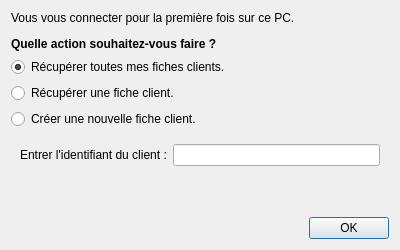
<?xml version="1.0" encoding="UTF-8"?>
<ui version="4.0">
 <class>chooseDialog</class>
 <widget class="QDialog" name="chooseDialog">
  <property name="geometry">
   <rect>
    <x>0</x>
    <y>0</y>
    <width>400</width>
    <height>250</height>
   </rect>
  </property>
  <property name="minimumSize">
   <size>
    <width>400</width>
    <height>250</height>
   </size>
  </property>
  <property name="maximumSize">
   <size>
    <width>400</width>
    <height>250</height>
   </size>
  </property>
  <property name="windowTitle">
   <string>Dialog</string>
  </property>
  <layout class="QVBoxLayout" name="verticalLayout_2">
   <item>
    <widget class="QStackedWidget" name="stackedWidget">
     <property name="currentIndex">
      <number>2</number>
     </property>
     <widget class="QWidget" name="page_3">
      <layout class="QVBoxLayout" name="verticalLayout_7">
       <item>
        <layout class="QHBoxLayout" name="horizontalLayout_4">
         <item>
          <widget class="QLabel" name="label_newMedecinAndClientData">
           <property name="minimumSize">
            <size>
             <width>200</width>
             <height>0</height>
            </size>
           </property>
           <property name="maximumSize">
            <size>
             <width>200</width>
             <height>16777215</height>
            </size>
           </property>
           <property name="text">
            <string>Créer une nouvelle fiche : </string>
           </property>
          </widget>
         </item>
         <item>
          <widget class="QLineEdit" name="lineEdit_newMedecinAndClientData"/>
         </item>
        </layout>
       </item>
       <item>
        <spacer name="verticalSpacer_3">
         <property name="orientation">
          <enum>Qt::Vertical</enum>
         </property>
         <property name="sizeHint" stdset="0">
          <size>
           <width>20</width>
           <height>40</height>
          </size>
         </property>
        </spacer>
       </item>
      </layout>
     </widget>
     <widget class="QWidget" name="page_2">
      <layout class="QVBoxLayout" name="verticalLayout_5">
       <property name="leftMargin">
        <number>0</number>
       </property>
       <property name="topMargin">
        <number>0</number>
       </property>
       <property name="rightMargin">
        <number>0</number>
       </property>
       <property name="bottomMargin">
        <number>0</number>
       </property>
       <item>
        <layout class="QVBoxLayout" name="verticalLayout_6">
         <property name="spacing">
          <number>0</number>
         </property>
         <property name="topMargin">
          <number>0</number>
         </property>
         <item>
          <widget class="QRadioButton" name="radioButton_availablePatient">
           <property name="text">
            <string>Liste de vos clients :</string>
           </property>
           <property name="checked">
            <bool>true</bool>
           </property>
          </widget>
         </item>
         <item>
          <widget class="QListView" name="listView_availablePatient">
           <property name="editTriggers">
            <set>QAbstractItemView::NoEditTriggers</set>
           </property>
          </widget>
         </item>
         <item>
          <layout class="QHBoxLayout" name="horizontalLayout_2">
           <property name="topMargin">
            <number>0</number>
           </property>
           <item>
            <widget class="QRadioButton" name="radioButton_newClientData">
             <property name="minimumSize">
              <size>
               <width>200</width>
               <height>0</height>
              </size>
             </property>
             <property name="maximumSize">
              <size>
               <width>200</width>
               <height>16777215</height>
              </size>
             </property>
             <property name="text">
              <string>Créer une nouvelle fiche : </string>
             </property>
            </widget>
           </item>
           <item>
            <widget class="QLineEdit" name="lineEdit_newClientData">
             <property name="enabled">
              <bool>false</bool>
             </property>
            </widget>
           </item>
          </layout>
         </item>
         <item>
          <layout class="QHBoxLayout" name="horizontalLayout_3">
           <property name="topMargin">
            <number>0</number>
           </property>
           <item>
            <widget class="QRadioButton" name="radioButton_getDataClient">
             <property name="minimumSize">
              <size>
               <width>200</width>
               <height>0</height>
              </size>
             </property>
             <property name="maximumSize">
              <size>
               <width>200</width>
               <height>16777215</height>
              </size>
             </property>
             <property name="text">
              <string>Récupérer une fiche :</string>
             </property>
            </widget>
           </item>
           <item>
            <widget class="QLineEdit" name="lineEdit_getDataClient">
             <property name="enabled">
              <bool>false</bool>
             </property>
            </widget>
           </item>
          </layout>
         </item>
        </layout>
       </item>
       <item>
        <spacer name="verticalSpacer_4">
         <property name="orientation">
          <enum>Qt::Vertical</enum>
         </property>
         <property name="sizeHint" stdset="0">
          <size>
           <width>20</width>
           <height>40</height>
          </size>
         </property>
        </spacer>
       </item>
       <item>
        <spacer name="verticalSpacer_5">
         <property name="orientation">
          <enum>Qt::Vertical</enum>
         </property>
         <property name="sizeHint" stdset="0">
          <size>
           <width>20</width>
           <height>40</height>
          </size>
         </property>
        </spacer>
       </item>
      </layout>
     </widget>
     <widget class="QWidget" name="page">
      <layout class="QVBoxLayout" name="verticalLayout_4">
       <property name="leftMargin">
        <number>0</number>
       </property>
       <property name="topMargin">
        <number>0</number>
       </property>
       <property name="rightMargin">
        <number>0</number>
       </property>
       <property name="bottomMargin">
        <number>0</number>
       </property>
       <item>
        <layout class="QVBoxLayout" name="verticalLayout">
         <item>
          <widget class="QLabel" name="label_infoConnection">
           <property name="text">
            <string>&lt;html&gt;&lt;head/&gt;&lt;body&gt;&lt;p&gt;Vous vous connecter pour la première fois sur ce PC.&lt;/p&gt;&lt;p&gt;&lt;span style=&quot; font-weight:600;&quot;&gt;Quelle action souhaitez-vous faire ?&lt;/span&gt;&lt;/p&gt;&lt;/body&gt;&lt;/html&gt;</string>
           </property>
          </widget>
         </item>
         <item>
          <layout class="QVBoxLayout" name="verticalLayout_3">
           <property name="topMargin">
            <number>0</number>
           </property>
           <item>
            <widget class="QRadioButton" name="radioButton_getAllClientsFiles">
             <property name="text">
              <string>Récupérer toutes mes fiches clients.</string>
             </property>
             <property name="checked">
              <bool>true</bool>
             </property>
            </widget>
           </item>
           <item>
            <widget class="QRadioButton" name="radioButton_getClientFiles">
             <property name="text">
              <string>Récupérer une fiche client.</string>
             </property>
            </widget>
           </item>
           <item>
            <widget class="QRadioButton" name="radioButton_createClientFiles">
             <property name="text">
              <string>Créer une nouvelle fiche client.</string>
             </property>
            </widget>
           </item>
          </layout>
         </item>
         <item>
          <widget class="QWidget" name="widget_clientNumber" native="true">
           <property name="minimumSize">
            <size>
             <width>0</width>
             <height>0</height>
            </size>
           </property>
           <layout class="QHBoxLayout" name="horizontalLayout">
            <item>
             <widget class="QLabel" name="label_clientNumber">
              <property name="text">
               <string>Entrer l'identifiant du client :</string>
              </property>
             </widget>
            </item>
            <item>
             <widget class="QLineEdit" name="lineEdit_clientNumber">
              <property name="inputMethodHints">
               <set>Qt::ImhNone</set>
              </property>
             </widget>
            </item>
           </layout>
          </widget>
         </item>
        </layout>
       </item>
       <item>
        <spacer name="verticalSpacer_6">
         <property name="orientation">
          <enum>Qt::Vertical</enum>
         </property>
         <property name="sizeHint" stdset="0">
          <size>
           <width>20</width>
           <height>40</height>
          </size>
         </property>
        </spacer>
       </item>
      </layout>
     </widget>
    </widget>
   </item>
   <item>
    <spacer name="verticalSpacer">
     <property name="orientation">
      <enum>Qt::Vertical</enum>
     </property>
     <property name="sizeHint" stdset="0">
      <size>
       <width>20</width>
       <height>40</height>
      </size>
     </property>
    </spacer>
   </item>
   <item>
    <spacer name="verticalSpacer_2">
     <property name="orientation">
      <enum>Qt::Vertical</enum>
     </property>
     <property name="sizeType">
      <enum>QSizePolicy::Fixed</enum>
     </property>
     <property name="sizeHint" stdset="0">
      <size>
       <width>20</width>
       <height>10</height>
      </size>
     </property>
    </spacer>
   </item>
   <item>
    <widget class="QDialogButtonBox" name="buttonBox">
     <property name="orientation">
      <enum>Qt::Horizontal</enum>
     </property>
     <property name="standardButtons">
      <set>QDialogButtonBox::Ok</set>
     </property>
    </widget>
   </item>
  </layout>
 </widget>
 <resources/>
 <connections>
  <connection>
   <sender>buttonBox</sender>
   <signal>accepted()</signal>
   <receiver>chooseDialog</receiver>
   <slot>accept()</slot>
   <hints>
    <hint type="sourcelabel">
     <x>248</x>
     <y>254</y>
    </hint>
    <hint type="destinationlabel">
     <x>157</x>
     <y>274</y>
    </hint>
   </hints>
  </connection>
  <connection>
   <sender>buttonBox</sender>
   <signal>rejected()</signal>
   <receiver>chooseDialog</receiver>
   <slot>reject()</slot>
   <hints>
    <hint type="sourcelabel">
     <x>316</x>
     <y>260</y>
    </hint>
    <hint type="destinationlabel">
     <x>286</x>
     <y>274</y>
    </hint>
   </hints>
  </connection>
 </connections>
</ui>
